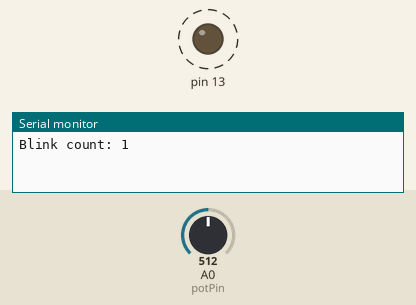
Simulated run of this sketch. Board: Arduino Uno, built with avr-gcc and run on an emulated ATmega328P. Shown: output pins drawn as LEDs (lit = HIGH), the last lines printed to the serial monitor. Dashed ring = blinking. Inputs (shaded band) come from the test bench; at power-on: A0 (potPin) = 512.

Above: at 1.9 s.
2.0 s: A0 (potPin) set to 122
At 2.71 s:
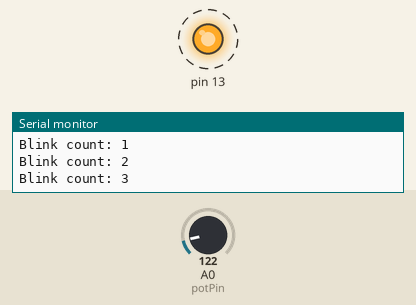
5.5 s: A0 (potPin) set to 0
At 5.76 s:
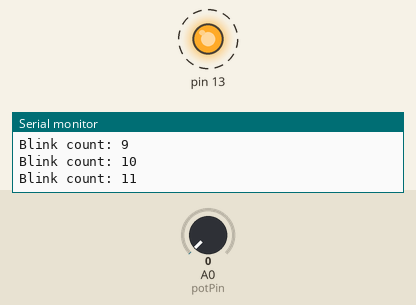
Timing chart, 0 to 15.0 s (numbered marks = the images above; inputs shaded):
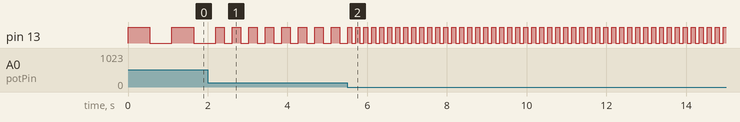

The sketch:

led_blink.ino
```cpp
/*
Author: Puthiyaraj P
Date: 02-07-2026
Description: LED blink with potentiometer speed control and serial blink counter
*/
int count = 0;
int potPin = A0;

void setup() {
  pinMode(13, OUTPUT);
  Serial.begin(9600);
}

void loop() {
  int sensorValue = analogRead(potPin);
  int delayTime = map(sensorValue, 0, 1023, 100, 1000);

  digitalWrite(13, HIGH);
  delay(delayTime);
  digitalWrite(13, LOW);
  delay(delayTime);

  count++;
  Serial.print("Blink count: ");
  Serial.println(count);
}
// Fixed issue #2
```

Measured:
- after the input at 2.0 s, pin 13: alternates HIGH for 0.21 s and LOW for 0.21 s, starting after 0.41 s
- after the input at 5.5 s, pin 13: alternates HIGH for 0.10 s and LOW for 0.10 s, starting after 0.12 s
- by itself, pin 13: alternates HIGH for 0.55 s and LOW for 0.55 s
